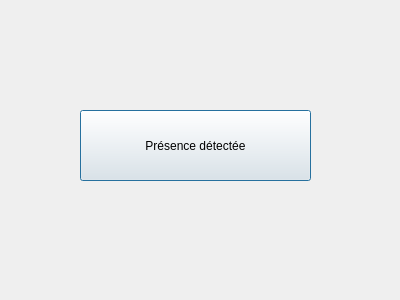
<?xml version="1.0" encoding="UTF-8"?>
<ui version="4.0">
 <class>Detecteur</class>
 <widget class="QDialog" name="Detecteur">
  <property name="geometry">
   <rect>
    <x>0</x>
    <y>0</y>
    <width>400</width>
    <height>300</height>
   </rect>
  </property>
  <property name="windowTitle">
   <string>Dialog</string>
  </property>
  <widget class="QPushButton" name="pushButtonIntrus">
   <property name="geometry">
    <rect>
     <x>80</x>
     <y>110</y>
     <width>231</width>
     <height>71</height>
    </rect>
   </property>
   <property name="text">
    <string>Présence détectée</string>
   </property>
  </widget>
 </widget>
 <resources/>
 <connections/>
</ui>
